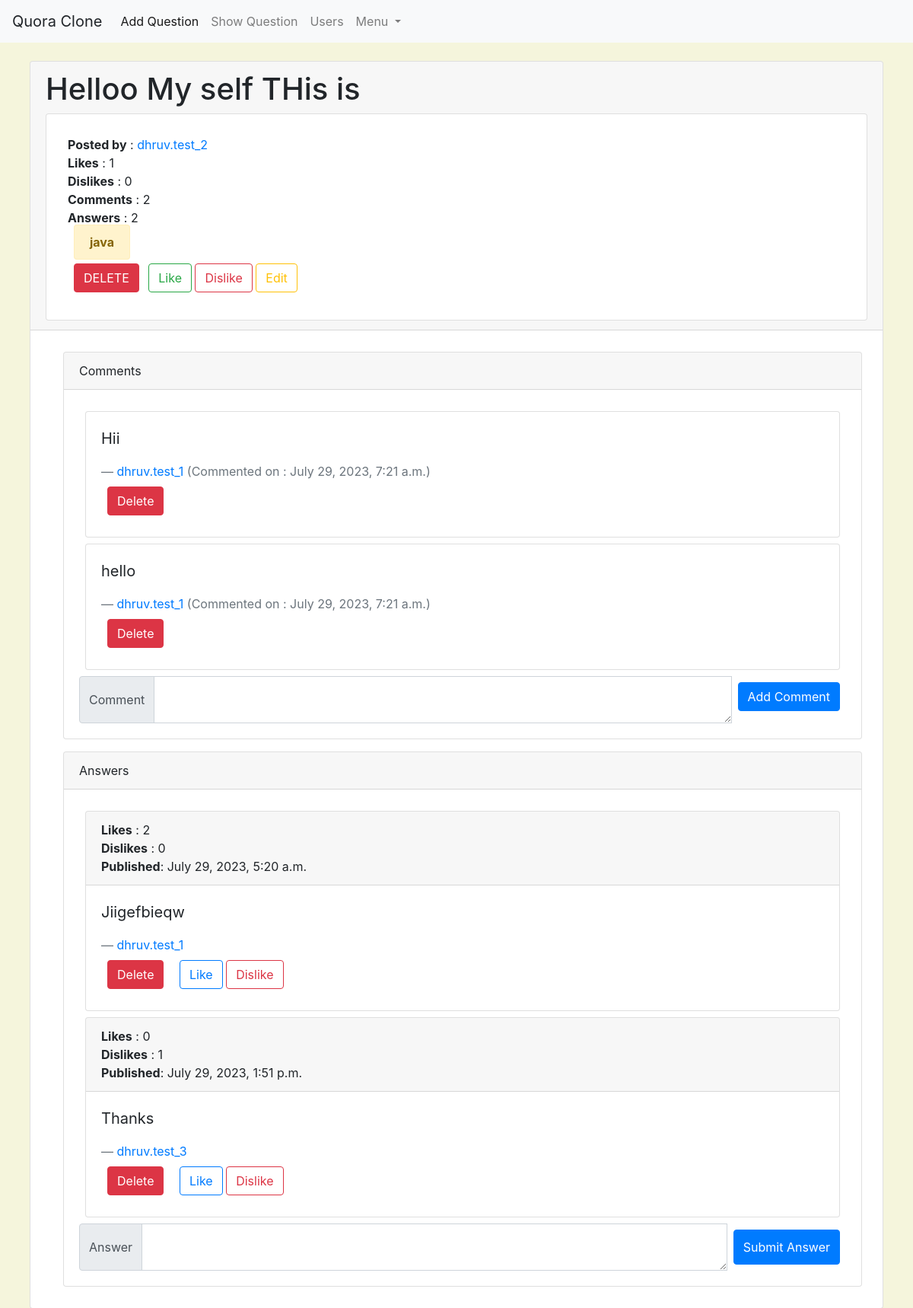
The page /ques/question/7/ on the database its author committed.
### questions/models.py (models this page shows, shortened)
class Questions(models.Model):
    question = models.CharField(max_length=100, null=False, blank=False)
    user = models.ForeignKey(User, null=False, default=1, on_delete=models.CASCADE, related_name='user')
    date_posted = models.DateTimeField(null=False, blank=False)
    is_deleted = models.BooleanField(default=False)
    @classmethod
    def get_all_questions(cls, kwargs=None):
        if kwargs is None:
            kwargs = {}
        kwargs["is_deleted"] = False
        return cls.objects.filter(**kwargs)

class QuestionTags(models.Model):
    question = models.ForeignKey(Questions, on_delete=models.CASCADE, related_name='question_tags')
    tag = models.ForeignKey(Tags, on_delete=models.CASCADE, related_name='tag_of_question')
    @classmethod
    def get_all_tags(cls, kwargs):
        return cls.objects.filter(**kwargs)

class Tags(models.Model):
    name = models.CharField(max_length=30, blank=False, null=False)

class Comment(models.Model):
    question = models.ForeignKey(Questions, on_delete=models.CASCADE, null=False, related_name='question_comment')
    user = models.ForeignKey(User, on_delete=models.CASCADE, null=False, related_name='user_comment')
    description = models.CharField(null=True, blank=True, max_length=100)
    comment_date = models.DateTimeField(null=False)
    @classmethod
    def get_all_comment(cls, filter_kwargs):
        if filter_kwargs is None:
            filter_kwargs = {}
        return cls.objects.filter(**filter_kwargs)

class Answers(models.Model):
    answer = models.TextField(max_length=1000, null=False, blank=False)
    question = models.ForeignKey(Questions, on_delete=models.CASCADE, null=False, related_name='question_answer')
    user = models.ForeignKey(User, on_delete=models.CASCADE, null=False, related_name='user_answer')
    review = models.IntegerField(default=0)
    answer_date = models.DateTimeField(null=False)
    is_deleted = models.BooleanField(default=False)
    @classmethod
    def get_all_answers(cls, kwargs):
        if kwargs is None:
            kwargs = {}
        kwargs['is_deleted'] = False
        return cls.objects.filter(**kwargs)

### users/models.py (models this page shows, shortened)
class User(AbstractUser):
    @classmethod
    def create_user(cls, kwargs):
        return cls.objects.create(**kwargs)

### questions/views.py (the view, shortened to what this page needs)
# urls.py: path('question/<int:id>/', DetailQuestion.as_view(), name='detail-question'),
@method_decorator(csrf_exempt, name='dispatch')
class DetailQuestion(View):
    def get(self, request, *args, **kwargs):
        return DetailQuestionService(request=request, question_id=kwargs.get("id")).get_view()

### questions/models.py (called while the page is built)
    @classmethod
    def get_likes_questions(cls, kwargs):
        return cls.objects.filter(**kwargs)

    @classmethod
    def get_likes_for_answer(cls, kwargs):
        return cls.objects.filter(**kwargs)

    @classmethod
    def get_dislikes_for_answer(cls, kwargs):
        return cls.objects.filter(**kwargs)

    @classmethod
    def get_dislikes_for_question(cls, kwargs):
        return cls.objects.filter(**kwargs)

### questions/templates/detail_question.html (shortened to what this page needs)
{% extends 'base.html' %}
{% block body %}
    <div class="container-fluid" style="background: beige">
        <div class="row">
            <div class="col-md-12">
                <div class="card m-4">
                    <div class="card-header">
                        <h1 id="question"
                            data-value="{{ question_meta.question.id }}">{{ question_meta.question.question }}</h1>
                        <div class="card">
                            <div class="card-body">
                                <div class="m-2">
                                    <b>Posted by</b> : <a
                                        href="{% url 'display-profile' question_meta.question.user.id %}">{{ question_meta.question.user.username }}</a>
                                    <br>
                                    <b>Likes</b> : {{ question_meta.question_likes|length }}
                                    <br>
                                    <b>Dislikes</b> : {{ question_meta.question_dislikes|length }}
                                    <br>
                                    <b>Comments</b> : {{ comments|length }}
                                    <br>
                                    <b>Answers</b> : {{ answer_meta|length }}
                                </div>
                                <div class="m-2">
                                    {% for tag in question_meta.tags %}
                                        <b class="alert alert-warning m-2">{{ tag.tag.name }}</b>
                                    {% endfor %}
                                </div>
                                <div class="m-2">
                                    <button class="btn btn-danger m-2"
                                            onclick="deleteQuestion({{ question_meta.question.id }})">
                                        DELETE
                                    </button>
                                    <button class="btn btn-outline-success"
                                            onclick="likeQuestion({{ question_meta.question.id }}, 1)">
                                        Like
                                    </button>
                                    <button class="btn btn-outline-danger"
                                            onclick="likeQuestion({{ question_meta.question.id }}, 0)">
                                        Dislike
                                    </button>
                                    <button class="btn btn-outline-warning"
                                            onclick="editQuestion({{ question_meta.question.id }}, 0)">
                                        Edit
                                    </button>
                                </div>
                            </div>
                        </div>
                    </div>
                    <div class="card-body">
                        <div class="container-fluid">
                            <div class="row">
                                <div class="col-md-12 m-2">
                                    <div class="card">
                                        <div class="card-header">Comments</div>
                                        <div class="card-body">
                                            {% for comment in comments %}
                                                <div class="card m-2">
                                                    <div class="card-body">
                                                        <blockquote class="blockquote mb-0">
                                                            <p>{{ comment.description }}</p>
                                                            <footer class="blockquote-footer"><a
                                                                    href="{% url 'display-profile' comment.user.id %}">{{ comment.user.username }}</a>
                                                                (Commented on : {{ comment.comment_date }})
                                                            </footer>
                                                        </blockquote>
                                                        <button class="btn btn-danger m-2"
                                                                onclick="deleteComment({{ comment.id }})">Delete
                                                        </button>
                                                    </div>
                                                </div>
                                            {% endfor %}
                                            <form>
                                                <div class="input-group">
                                                    <div class="input-group-prepend">
                                                        <span class="input-group-text">Comment</span>
                                                    </div>
                                                    <textarea id='comment-text' class="form-control"
                                                              aria-label="With textarea"></textarea>
                                                    <div class="m-2">
                                                        <input type="button" onclick="submitComment()"
                                                               value="Add Comment"
                                                               class="btn btn-primary">
                                                    </div>
                                                </div>
                                            </form>
                                        </div>
                                    </div>
                                </div>
                                <div class="col-md-12 m-2">
                                    <div class="card">
                                        <div class="card-header">Answers</div>
                                        <div class="card-body">
                                            {% for ans_meta in answer_meta %}
                                                <div class="card m-2">
                                                    <div class="card-header">
                                                        <b>Likes</b> : {{ ans_meta.answer_likes|length }}
                                                        <br>
                                                        <b>Dislikes</b> : {{ ans_meta.answer_dislike|length }}
                                                        <br>
                                                        <b>Published</b>: {{ ans_meta.answer.answer_date }}
                                                    </div>
                                                    <div class="card-body">
                                                        <blockquote class="blockquote mb-0">
                                                            <p>{{ ans_meta.answer.answer }}</p>
                                                            <footer class="blockquote-footer"><a
                                                                    href="{% url 'display-profile' ans_meta.answer.user.id %}">{{ ans_meta.answer.user.username }}</a>
                                                            </footer>
                                                        </blockquote>
                                                        <button class="btn btn-danger m-2"
                                                                onclick="deleteAnswer({{ ans_meta.answer.id }})">Delete
                                                        </button>
                                                        <button class="btn btn-outline-primary ml-2"
                                                                onclick="likeAnswer({{ ans_meta.answer.id }}, 1)">Like
                                                        </button>
                                                        <button class="btn btn-outline-danger"
                                                                onclick="likeAnswer({{ ans_meta.answer.id }}, 0)">
                                                            Dislike
                                                        </button>
                                                    </div>
                                                </div>
                                            {% endfor %}
                                            <form>
                                                <div class="input-group">
                                                    <div class="input-group-prepend">
                                                        <span class="input-group-text">Answer</span>
                                                    </div>
                                                    <textarea id='answer-text' class="form-control"
                                                              aria-label="With textarea"></textarea>
                                                    <input type="button" onclick="submitAnswer()" value="Submit Answer"
                                                           class="btn btn-primary m-2">
                                                </div>
                                            </form>
                                        </div>
                                    </div>
                                </div>
                            </div>
                        </div>
                    </div>
                </div>
            </div>
        </div>
    </div>
{% endblock %}

### questions/templates/base.html (shortened to what this page needs)
<!doctype html>
<html lang="en">
<head>
    <link rel="stylesheet" href="https://cdn.jsdelivr.net/npm/bootstrap@4.0.0/dist/css/bootstrap.min.css"
>
</head>
<body>
<nav class="navbar navbar-expand-lg navbar-light bg-light">
    <a class="navbar-brand">Quora Clone</a>
    <div class="collapse navbar-collapse" id="navbarSupportedContent">
        <ul class="navbar-nav mr-auto">
            <li class="nav-item active">
                <a class="nav-link" href="{% url 'add-question' %}">Add Question</a>
            </li>
            <li class="nav-item">
                <a class="nav-link" href="{% url 'show-question' %}">Show Question</a>
            </li>
            <li class="nav-item">
                <a class="nav-link" href="{% url 'list-users' %}">Users</a>
            </li>
            <li class="nav-item dropdown">
                <a class="nav-link dropdown-toggle" href="#" id="navbarDropdown" role="button" data-toggle="dropdown"
                   aria-haspopup="true" aria-expanded="false">
                    Menu
                </a>
            </li>
        </ul>
    </div>
</nav>
{% block body %}{% endblock %}
</body>
</html>

### rows shown on the page
Questions: question.question "Helloo My self THis is", question.user.username "dhruv.test_2"
QuestionTags: tag.name "java"
Comment: description "Hii", user.username "dhruv.test_1", comment_date "July 29, 2023, 7:21 a.m."
Comment: description "hello", user.username "dhruv.test_1", comment_date "July 29, 2023, 7:21 a.m."
Answers: answer_likes|length "2", answer_dislike|length "0", answer.answer_date "July 29, 2023, 5:20 a.m.", answer.answer "Jiigefbieqw", answer.user.username "dhruv.test_1"
Answers: answer_likes|length "0", answer_dislike|length "1", answer.answer_date "July 29, 2023, 1:51 p.m.", answer.answer "Thanks", answer.user.username "dhruv.test_3"

### other values the page prints
{{ question_meta.question_likes|length }} "1"
{{ question_meta.question_dislikes|length }} "0"
{{ comments|length }} "2"
{{ answer_meta|length }} "2"
